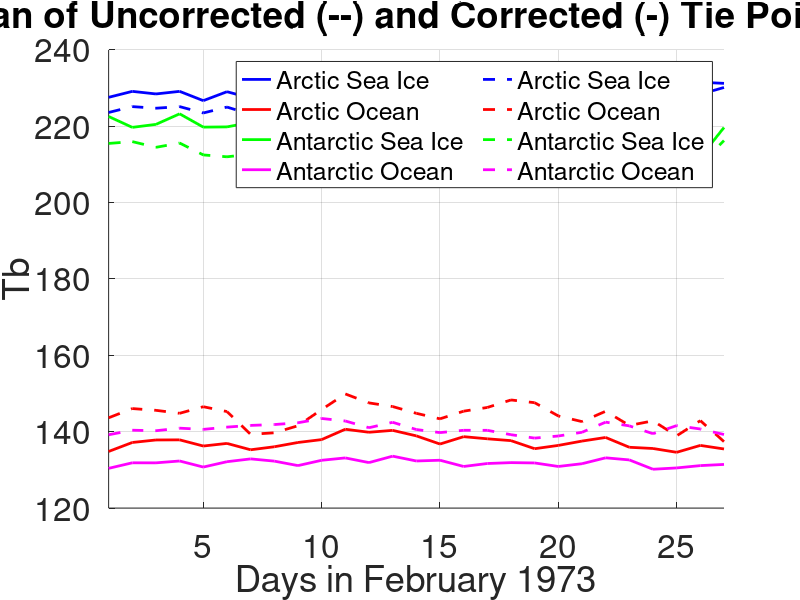
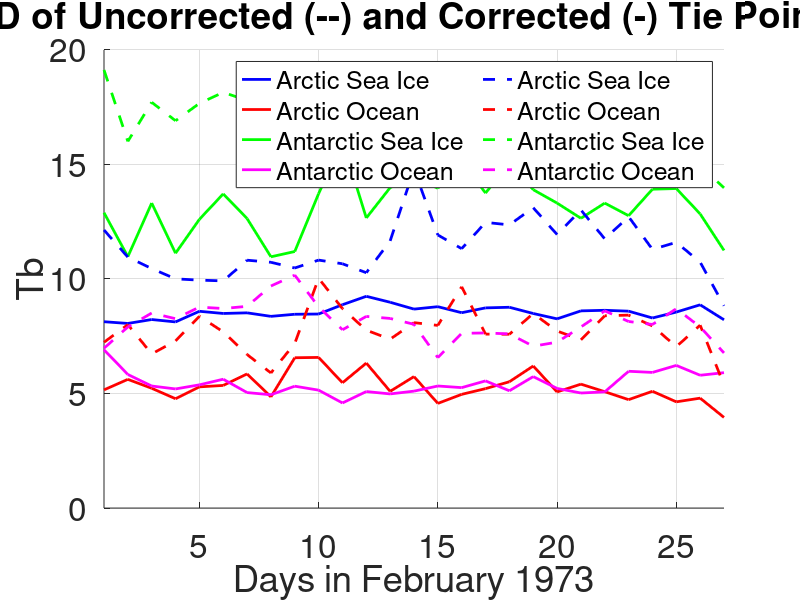
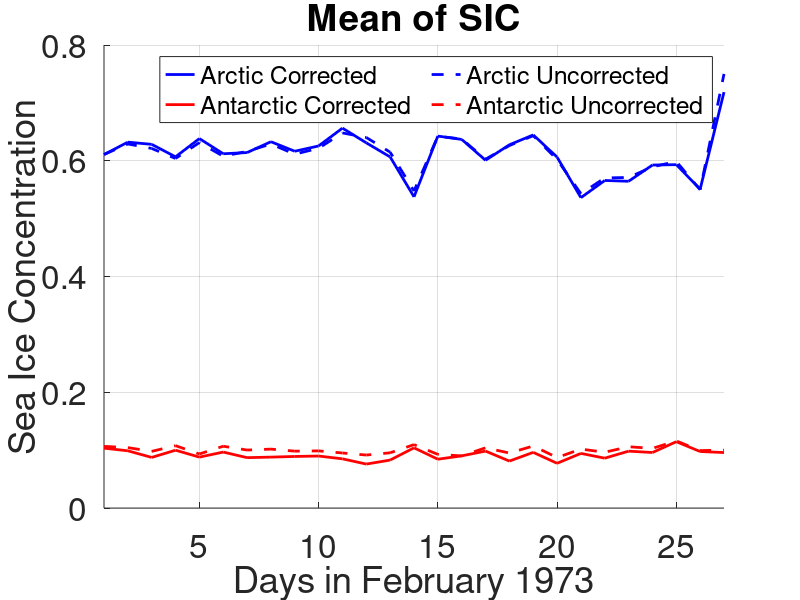
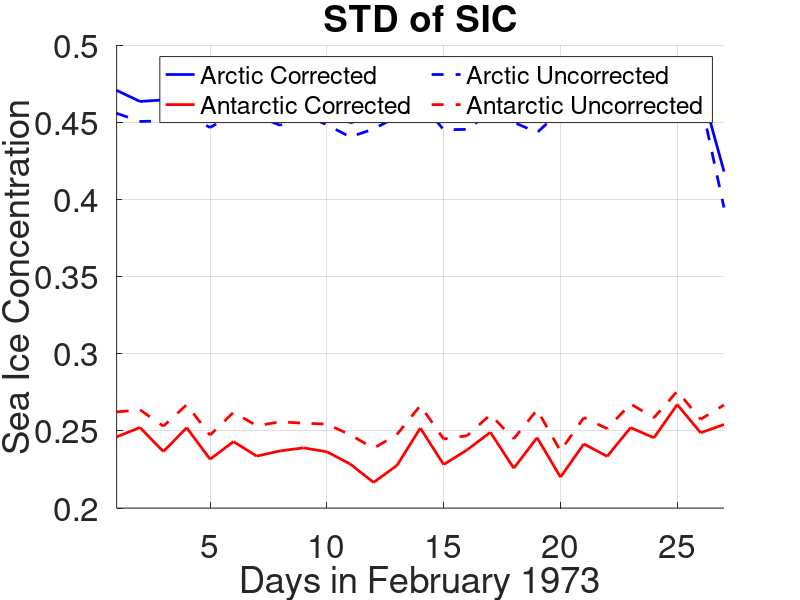

Reproduce these figures in MATLAB, in order.
% close all
% clear

% load("TPCorrected.mat")
load("TPCorrected2.mat")
TPstatsCorrected = TPstatsCorrected2;
load("TPUncorrected.mat")

% load("TPCorrected2_L.mat")
% TPstatsUncorrected = TPstatsCorrected2;

figure('Position',[25,50, 1200,600])
hold on
plot(TPstatsCorrected.arc_ice_mean, 'LineStyle','-',"DisplayName","Arctic Sea Ice", 'LineWidth',2,'Color','b')
plot(TPstatsCorrected.arc_ocean_mean, 'LineStyle','-',"DisplayName","Arctic Ocean", 'LineWidth',2,'Color','r')
plot(TPstatsCorrected.ant_ice_mean, 'LineStyle','-',"DisplayName","Antarctic Sea Ice", "LineWidth",2,'Color','green')
plot(TPstatsCorrected.ant_ocean_mean, 'LineStyle','-',"DisplayName","Antarctic Ocean", "LineWidth",2,'Color','magenta')
plot(TPstatsUncorrected.arc_ice_mean, 'LineStyle','--',"DisplayName","Arctic Sea Ice", "LineWidth",2,'Color','b')
plot(TPstatsUncorrected.arc_ocean_mean, 'LineStyle','--',"DisplayName","Arctic Ocean", 'LineWidth',2,'Color','r')
plot(TPstatsUncorrected.ant_ice_mean, 'LineStyle','--',"DisplayName","Antarctic Sea Ice", "LineWidth",2,'Color','green')
plot(TPstatsUncorrected.ant_ocean_mean, 'LineStyle','--',"DisplayName","Antarctic Ocean", 'LineWidth',2,'Color','magenta')
title("Mean of Uncorrected (--) and Corrected (-) Tie Point Tb")
xlabel("Days in February 1973")
ylabel("Tb")
set(gca, "FontSize",24)
xlim([1,27])
% ylim([222,231])
legend("NumColumns",2,'FontSize',18)
grid


figure('Position',[25,50, 1200,600])
hold on
plot(TPstatsCorrected.arc_ice_std, 'LineStyle','-',"DisplayName","Arctic Sea Ice", 'LineWidth',2,'Color','b')
plot(TPstatsCorrected.arc_ocean_std, 'LineStyle','-',"DisplayName","Arctic Ocean", 'LineWidth',2,'Color','r')
plot(TPstatsCorrected.ant_ice_std, 'LineStyle','-',"DisplayName","Antarctic Sea Ice", "LineWidth",2,'Color','green')
plot(TPstatsCorrected.ant_ocean_std, 'LineStyle','-',"DisplayName","Antarctic Ocean", 'LineWidth',2,'Color','magenta')
plot(TPstatsUncorrected.arc_ice_std, 'LineStyle','--',"DisplayName","Arctic Sea Ice", "LineWidth",2,'Color','b')
plot(TPstatsUncorrected.arc_ocean_std, 'LineStyle','--',"DisplayName","Arctic Ocean", 'LineWidth',2,'Color','r')
plot(TPstatsUncorrected.ant_ice_std, 'LineStyle','--',"DisplayName","Antarctic Sea Ice", "LineWidth",2,'Color','green')
plot(TPstatsUncorrected.ant_ocean_std, 'LineStyle','--',"DisplayName","Antarctic Ocean", 'LineWidth',2,'Color','magenta')
title("STD of Uncorrected (--) and Corrected (-) Tie Point Tb")
xlabel("Days in February 1973")
ylabel("Tb")
set(gca, "FontSize",24)
xlim([1,27])
legend("NumColumns",2,'FontSize',18)
grid

% load("SICCorrected.mat")
load("SICCorrected2.mat")
SICStatsCorrected = SICStatsCorrected2;
load("SICUncorrected.mat")

% load("SICCorrected2_L.mat")
% SICStatsUncorrected = SICStatsCorrected2;

figure('Position',[25,50, 1200,600])
hold on
plot(SICStatsCorrected.arc_mean, 'LineStyle','-',"DisplayName","Arctic Corrected", 'LineWidth',2,'Color','b')
plot(SICStatsCorrected.ant_mean, 'LineStyle','-',"DisplayName","Antarctic Corrected", 'LineWidth',2,'Color','r')
plot(SICStatsUncorrected.arc_mean, 'LineStyle','-',"DisplayName","Arctic Uncorrected", "LineWidth",2,'Color','b','LineStyle','--')
plot(SICStatsUncorrected.ant_mean, 'LineStyle','-',"DisplayName","Antarctic Uncorrected", "LineWidth",2,'Color','r','LineStyle','--')

title("Mean of SIC")
xlabel("Days in February 1973")
ylabel("Sea Ice Concentration")
set(gca, "FontSize",24)
xlim([1,27])
% ylim([0,1])
legend("NumColumns",2,'FontSize',18)
grid


figure('Position',[25,50, 1200,600])
hold on
plot(SICStatsCorrected.arc_std, 'LineStyle','-',"DisplayName","Arctic Corrected", 'LineWidth',2,'Color','b')
plot(SICStatsCorrected.ant_std, 'LineStyle','-',"DisplayName","Antarctic Corrected", 'LineWidth',2,'Color','r')
plot(SICStatsUncorrected.arc_std, 'LineStyle','-',"DisplayName","Arctic Uncorrected", "LineWidth",2,'Color','b','LineStyle','--')
plot(SICStatsUncorrected.ant_std, 'LineStyle','-',"DisplayName","Antarctic Uncorrected", "LineWidth",2,'Color','r','LineStyle','--')

title("STD of SIC")
xlabel("Days in February 1973")
ylabel("Sea Ice Concentration")
set(gca, "FontSize",24)
xlim([1,27])
% ylim([0,1])
legend("NumColumns",2,'FontSize',18)
grid
